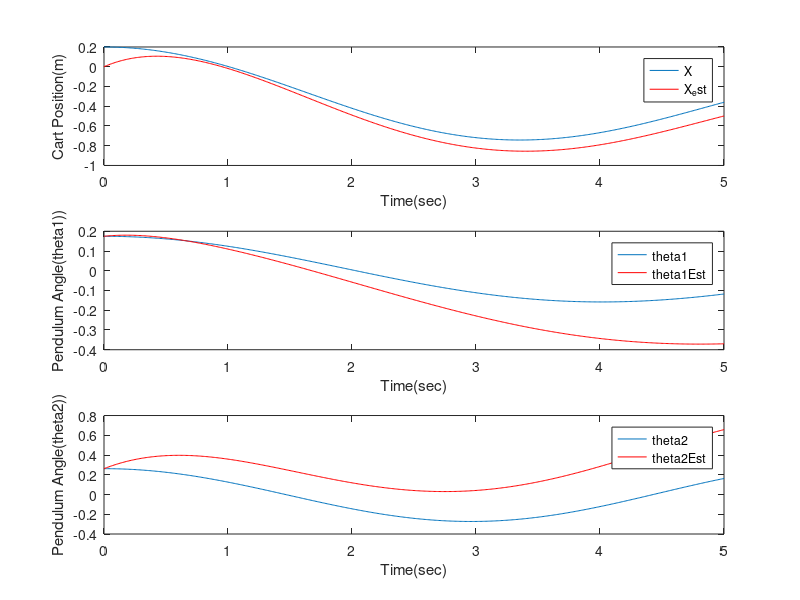

MATLAB code for this plot:
m1=100;
m2=100;
M=1000;
l1=20;
l2=10;
g=9.81;
A=[0 1 0 0 0 0;
    0 0 -(m1*g)/M 0 -(m2*g)/M 0;
    0 0 0 1 0 0;
    0 0 -(M+m1)*g/(M*l1) 0 -(m2*g)/(M*l1) 0;
    0 0 0 0 0 1;
    0 0 -(m1*g)/(M*l2) 0 -(M+m2)*g/(M*l2) 0];
disp(A);
B=[0;
    1/M;
    0;
    1/(M*l1);
    0;
    1/(M*l2)];
disp(B);
C=[1 0 0 0 0 0];
    %0 0 1 0 0 0;
    %0 0 0 0 1 0];
D=0;


P = [-0.2 -0.3 -0.4 -0.5 -0.6 -0.7];

outputs = {'x'};


X0 = [0.2;0;10*pi/180;0;15*pi/180;0];

Xhat = [0;0;10*pi/180;0;15*pi/180;0];

L = place(A',C',P)'

states = {'x','x_dot','theta1','theta1_dot','theta2','theta2_dot'};
inputs = {'F'};

sys_ol = ss(A, B, C, D, 'statename',states,'inputname',inputs,'outputname',outputs);


t = 0:0.01:5;
u = ones(size(t));
[Y,~,X] = lsim(sys_ol,u,t,X0);

X_est = Xhat';
k = 2;
for n = 0.01:0.01:5
    dXhat = A * Xhat + B .* u(k) + L * (Y(k,:)' - C*Xhat);
    Xhat = Xhat + 0.01.*dXhat;
    X_est = [X_est;Xhat'];
    k = k + 1;
end
  subplot(3,1,1),plot(t,X(:,1)),hold on,plot(t,X_est(:,1),'r')
xlabel('Time(sec)'),ylabel('Cart Position(m)'),legend('X','X_est')
 subplot(3,1,2),plot(t,X(:,3)),hold on,plot(t,X_est(:,3),'r')
xlabel('Time(sec)'),ylabel('Pendulum Angle(theta1))'),legend('theta1','theta1Est')
subplot(3,1,3), plot(t,X(:,5)),hold on,plot(t,X_est(:,5),'r')
xlabel('Time(sec)'),ylabel('Pendulum Angle(theta2))'),legend('theta2','theta2Est')